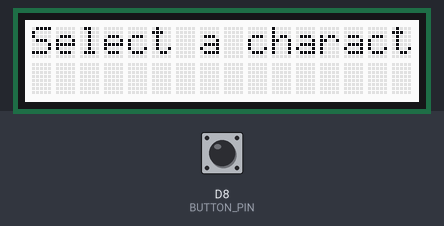
Recording of a sketch running on a simulated ESP8266 (NodeMCU). On the bench: 16×2 character LCD. Inputs (shaded band) come from the test bench; at power-on: D8 (BUTTON_PIN) LOW.

Above: at 1.2 s.
1.3 s: D8 (BUTTON_PIN) pulled HIGH for 0.15 s
At 2.3 s:
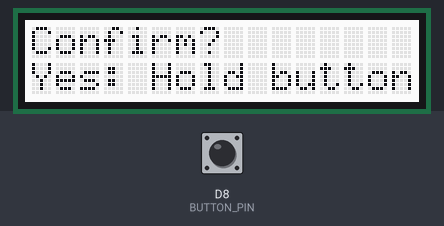
At 3.6 s:
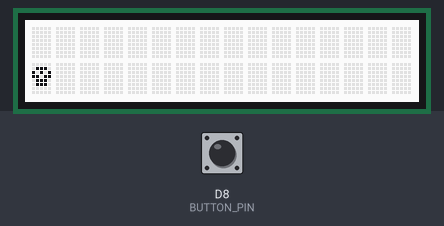
4.0 s: D8 (BUTTON_PIN) pulled HIGH for 1 s
At 5.36 s:
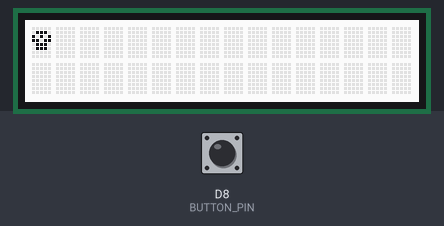
Timing chart, 0 to 7.0 s (numbered marks = the images above; inputs shaded):
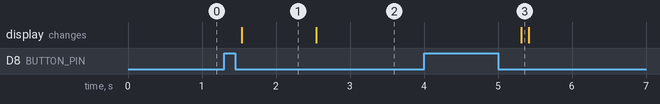

Measured:
- after the input at 1.3 s, the display: changes after 0.24 s (image 1)
- after the input at 4.0 s, the display: changes after 1.3 s (image 3)
- what the display in image 1 shows lasts 1.0 s, from 1.5 s to 2.5 s

The sketch:

JUMP.ino
```cpp
#include <Wire.h>
#include <rgb_lcd.h>

#define BUTTON_PIN D8

rgb_lcd lcd;

byte Alien[] = {
  B11111,
  B10101,
  B11111,
  B11111,
  B01110,
  B01010,
  B11011,
  B00000
};

byte Skull[] = {
  B00000,
  B01110,
  B10101,
  B11011,
  B01110,
  B01110,
  B00000,
  B00000
};

int selectedCharacter = 0;
bool buttonPressed = false;
bool characterSelected = false;

int characterPosition = 1; // Position verticale du personnage sur l'écran LCD
int jumpHeight = 3; // Hauteur du saut du personnage
bool isJumping = false; // Variable pour suivre l'état du saut du personnage

void setup() {
  lcd.begin(16, 2);
  lcd.createChar(2, Alien);
  lcd.createChar(6, Skull);
  lcd.clear();
  lcd.print("Select a character:");

  pinMode(BUTTON_PIN, INPUT);
}

void loop() {
  int buttonState = digitalRead(BUTTON_PIN);

  if (!characterSelected) {
    if (buttonState == HIGH && !buttonPressed) {
      delay(200);
      selectedCharacter = (selectedCharacter + 1) % 2;
      buttonPressed = true;

      lcd.clear();
      lcd.setCursor(0, 0);
      lcd.print("Selected: ");

      if (selectedCharacter == 0) {
        lcd.write(byte(2));
      } else {
        lcd.write(byte(6));
      }
    } else if (buttonState == LOW) {
      buttonPressed = false;
    }

    if (buttonPressed && digitalRead(BUTTON_PIN) == LOW) {
      lcd.clear();
      lcd.setCursor(0, 0);
      lcd.print("Confirm?");
      lcd.setCursor(0, 1);
      lcd.print("Yes: Hold button");
      delay(1000); // Attente pour confirmer la sélection
      if (digitalRead(BUTTON_PIN) == LOW) {
        characterSelected = true;
      }
    }
  } else {
    // Vérifie si le bouton est pressé pour déclencher le saut
    if (buttonState == LOW && !buttonPressed) {
      buttonPressed = true;
      isJumping = true;
    } else if (buttonState == HIGH) {
      buttonPressed = false;
    }

    if (!isJumping) {
      lcd.clear();
      lcd.setCursor(0, characterPosition);
      if (selectedCharacter == 0) {
        lcd.write(byte(2));
      } else {
        lcd.write(byte(6));
      }
      delay(200);
    } else {
      for (int i = 0; i < jumpHeight; i++) {
        lcd.clear();
        lcd.setCursor(0, characterPosition - i);
        if (selectedCharacter == 0) {
          lcd.write(byte(2));
        } else {
          lcd.write(byte(6));
        }
        delay(100);
      }

      isJumping = false;
      delay(100);
    }
  }
}
```
